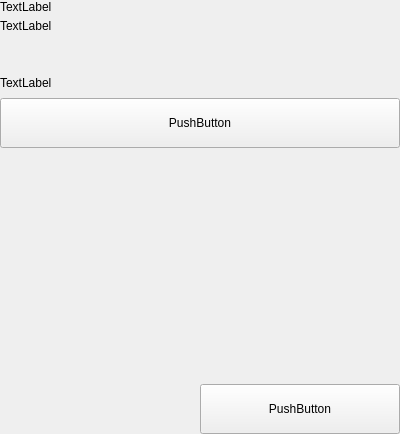
<?xml version="1.0" encoding="UTF-8"?>
<ui version="4.0">
 <class>SettingsOpenUrlWidget</class>
 <widget class="QWidget" name="SettingsOpenUrlWidget">
  <property name="geometry">
   <rect>
    <x>0</x>
    <y>0</y>
    <width>400</width>
    <height>434</height>
   </rect>
  </property>
  <property name="windowTitle">
   <string>Form</string>
  </property>
  <layout class="QVBoxLayout" name="verticalLayout">
   <property name="spacing">
    <number>0</number>
   </property>
   <property name="leftMargin">
    <number>0</number>
   </property>
   <property name="topMargin">
    <number>0</number>
   </property>
   <property name="rightMargin">
    <number>0</number>
   </property>
   <property name="bottomMargin">
    <number>0</number>
   </property>
   <item>
    <widget class="QWidget" name="left" native="true">
     <layout class="QVBoxLayout" name="verticalLayout_3">
      <property name="leftMargin">
       <number>0</number>
      </property>
      <property name="topMargin">
       <number>0</number>
      </property>
      <property name="rightMargin">
       <number>0</number>
      </property>
      <property name="bottomMargin">
       <number>0</number>
      </property>
      <item>
       <layout class="QVBoxLayout" name="verticalLayout_2">
        <property name="spacing">
         <number>0</number>
        </property>
        <item>
         <layout class="QHBoxLayout" name="horizontalLayout_3">
          <property name="spacing">
           <number>0</number>
          </property>
          <item>
           <layout class="QVBoxLayout" name="verticalLayoutTitle">
            <property name="spacing">
             <number>5</number>
            </property>
            <item>
             <widget class="QLabel" name="labelTitle">
              <property name="text">
               <string>TextLabel</string>
              </property>
             </widget>
            </item>
            <item>
             <widget class="QLabel" name="labelSubtitle1">
              <property name="text">
               <string>TextLabel</string>
              </property>
              <property name="wordWrap">
               <bool>true</bool>
              </property>
             </widget>
            </item>
           </layout>
          </item>
         </layout>
        </item>
        <item>
         <spacer name="verticalSpacer_2">
          <property name="orientation">
           <enum>Qt::Vertical</enum>
          </property>
          <property name="sizeType">
           <enum>QSizePolicy::Fixed</enum>
          </property>
          <property name="sizeHint" stdset="0">
           <size>
            <width>20</width>
            <height>40</height>
           </size>
          </property>
         </spacer>
        </item>
        <item>
         <layout class="QHBoxLayout" name="horizontalLayout_6" stretch="2">
          <property name="spacing">
           <number>0</number>
          </property>
          <item>
           <layout class="QVBoxLayout" name="verticalLayout_7">
            <property name="spacing">
             <number>5</number>
            </property>
            <item>
             <widget class="QLabel" name="labelSubtitleUrl">
              <property name="minimumSize">
               <size>
                <width>0</width>
                <height>20</height>
               </size>
              </property>
              <property name="maximumSize">
               <size>
                <width>16777215</width>
                <height>20</height>
               </size>
              </property>
              <property name="text">
               <string>TextLabel</string>
              </property>
             </widget>
            </item>
            <item>
             <widget class="QPushButton" name="pushButtonUrl">
              <property name="minimumSize">
               <size>
                <width>0</width>
                <height>50</height>
               </size>
              </property>
              <property name="maximumSize">
               <size>
                <width>16777215</width>
                <height>50</height>
               </size>
              </property>
              <property name="text">
               <string>PushButton</string>
              </property>
             </widget>
            </item>
           </layout>
          </item>
         </layout>
        </item>
        <item>
         <spacer name="verticalSpacer_3">
          <property name="orientation">
           <enum>Qt::Vertical</enum>
          </property>
          <property name="sizeType">
           <enum>QSizePolicy::Fixed</enum>
          </property>
          <property name="sizeHint" stdset="0">
           <size>
            <width>20</width>
            <height>20</height>
           </size>
          </property>
         </spacer>
        </item>
        <item>
         <spacer name="verticalSpacer">
          <property name="orientation">
           <enum>Qt::Vertical</enum>
          </property>
          <property name="sizeHint" stdset="0">
           <size>
            <width>20</width>
            <height>40</height>
           </size>
          </property>
         </spacer>
        </item>
        <item>
         <layout class="QHBoxLayout" name="horizontalLayout_7">
          <item>
           <spacer name="horizontalSpacer_5">
            <property name="orientation">
             <enum>Qt::Horizontal</enum>
            </property>
            <property name="sizeType">
             <enum>QSizePolicy::Expanding</enum>
            </property>
            <property name="sizeHint" stdset="0">
             <size>
              <width>40</width>
              <height>20</height>
             </size>
            </property>
           </spacer>
          </item>
          <item>
           <widget class="QPushButton" name="pushButtonSave">
            <property name="minimumSize">
             <size>
              <width>200</width>
              <height>50</height>
             </size>
            </property>
            <property name="maximumSize">
             <size>
              <width>200</width>
              <height>50</height>
             </size>
            </property>
            <property name="text">
             <string>PushButton</string>
            </property>
           </widget>
          </item>
         </layout>
        </item>
       </layout>
      </item>
     </layout>
    </widget>
   </item>
  </layout>
 </widget>
 <resources/>
 <connections/>
</ui>
